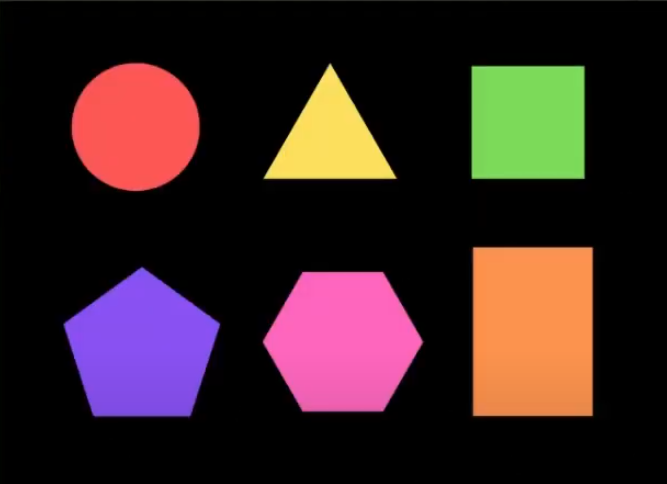
#> input picture OpenCV/Procesamiento de Imágenes/Figuras.png, 667 x 484 px
$ python gradiente_laplaciana.py
#> lines starting #> are read from the running program, lines starting #| are printed output that depends on the picture
#> further down, im is the input picture: shape (484, 667, 3); mean B, G, R 35.9, 35.9, 56.6
#> `im = cv.cvtColor(im,cv.COLOR_BGR2HSV)`: im: shape (484, 667, 3); mean H, S, V 24.6, 64.2, 65.5
import cv2 as cv
import matplotlib.pyplot as plt


def gradiente_laplaciana(im):

    _,_,im_v = cv.split(im)
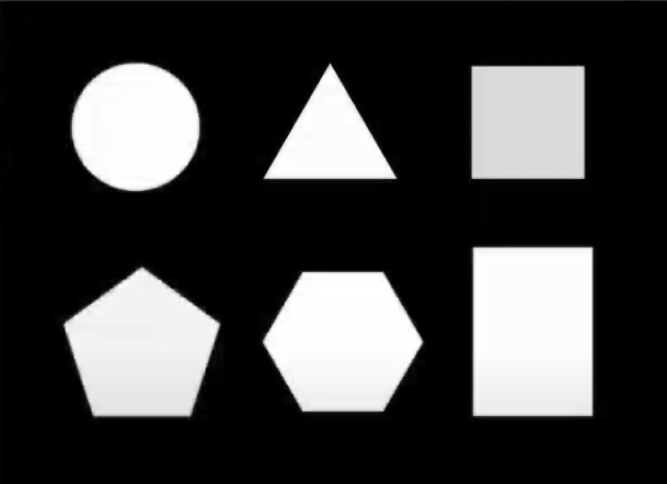
#> im_v: shape (484, 667); min 0, max 255, mean 65.5

    tam = 21

    sobelX = cv.Sobel(im_v, cv.CV_64F, 1, 0, ksize=tam)
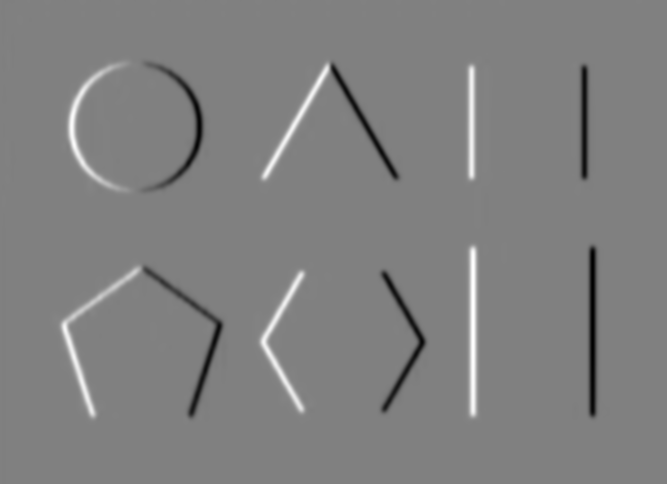
#> sobelX: shape (484, 667) float64; min -2.22e+13, max 2.18e+13, mean -1.48e+09; drawn with min black and max white
    sobelY = cv.Sobel(im_v, cv.CV_64F, 0, 1, ksize=tam)
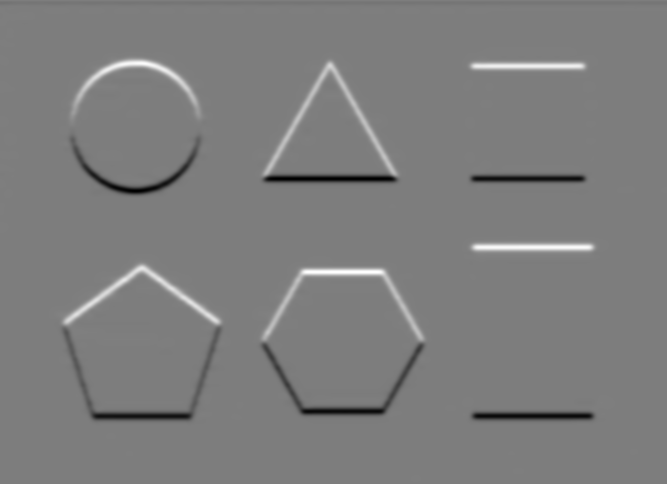
#> sobelY: shape (484, 667) float64; min -2.2e+13, max 2.25e+13, mean -1.13e+10; drawn with min black and max white
    laplacian = cv.Laplacian(im_v, cv.CV_64F, ksize=tam)
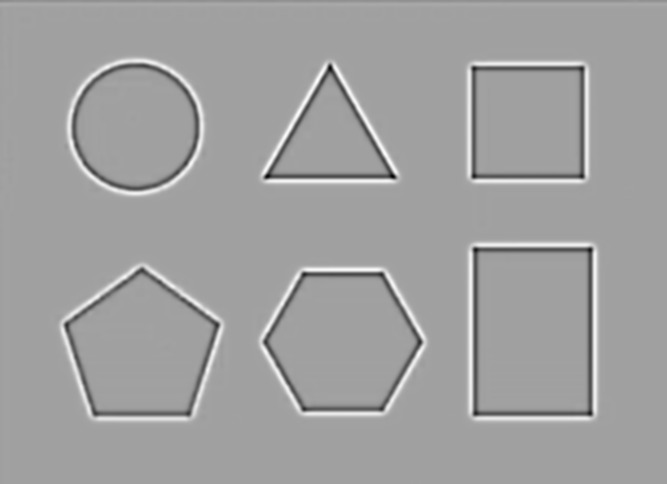
#> laplacian: shape (484, 667) float64; min -5.37e+12, max 3.14e+12, mean -593311966.9; drawn with min black and max white

    kx, ky = cv.getDerivKernels(1,0,tam)
    print(ky@kx.T)

    plt.figure()

    plt.subplot(2,2,1)
    plt.imshow(im_v, cmap='gray')
    plt.title("Foto (Value)")

    plt.subplot(2,2,2)
    plt.imshow(sobelX, cmap='gray')
    plt.title("SobelX")


    plt.subplot(2,2,3)
    plt.imshow(sobelY, cmap='gray')
    plt.title("SobelY")

    plt.subplot(2,2,4)
    plt.imshow(laplacian, cmap='gray')
    plt.title("Laplacian")

    plt.show()


if __name__ == '__main__':
    im = cv.imread("Figuras.png")
    im = cv.cvtColor(im,cv.COLOR_BGR2HSV)

    gradiente_laplaciana(im)
